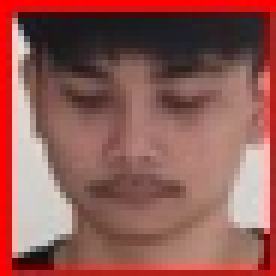
#> input picture data_train/pic.1.0.jpg, 46 x 46 px (shown 6 times larger); its folder holds 4 pictures in this run
$ python Train.py
#> lines starting #> are read from the running program, lines starting #| are printed output that depends on the picture
import numpy as np
from PIL import Image
import os,cv2

def train_classifier(data_dir):
#> called with data_dir = './data_train'
    path = [os.path.join (data_dir,f) for f in os.listdir(data_dir)]

    faces=[]
    ids=[]

    for image in path:
        img=Image.open(image).convert("L")
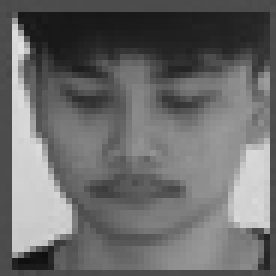
#> img: PIL image 46x46 L (shown 6 times larger); min 15, max 225, mean 106.2
        imageNp=np.array(img,'uint8')
        id=int(os.path.split(image)[1].split(".")[1])
        faces.append(imageNp)
        ids.append(id)
        print(str(image) + " class: " + str(id))
#> pass 2 of the loop in train_classifier, `for image in path:`:
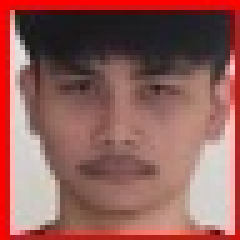
#> input picture data_train/pic.1.12.jpg, 48 x 48 px (shown 5 times larger)
#> in train_classifier, `img=Image.open(image).convert("L")`:
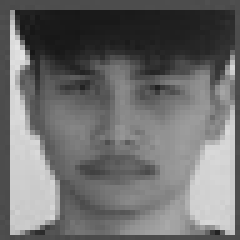
#> img: PIL image 48x48 L (shown 5 times larger); min 23, max 228, mean 109
#> pass 3 of the loop in train_classifier, `for image in path:`:
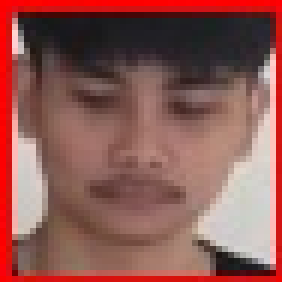
#> input picture data_train/pic.1.130.jpg, 47 x 47 px (shown 6 times larger)
#> in train_classifier, `img=Image.open(image).convert("L")`:
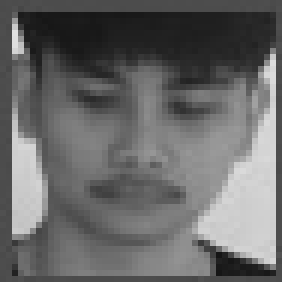
#> img: PIL image 47x47 L (shown 6 times larger); min 21, max 224, mean 104
#> the loop made 4 passes; the first 3 are shown

    ids=np.array(ids)
    clf=cv2.face.LBPHFaceRecognizer_create()
    clf.train(faces,ids)
    clf.write("classifier.xml")
train_classifier ("./data_train")
